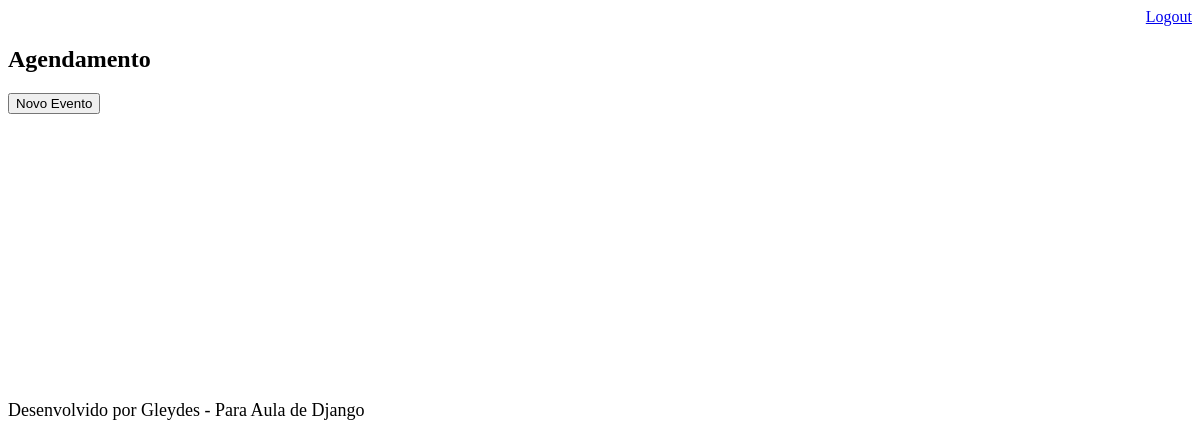
The page /agenda/ (signed in) on the database as committed earlier.
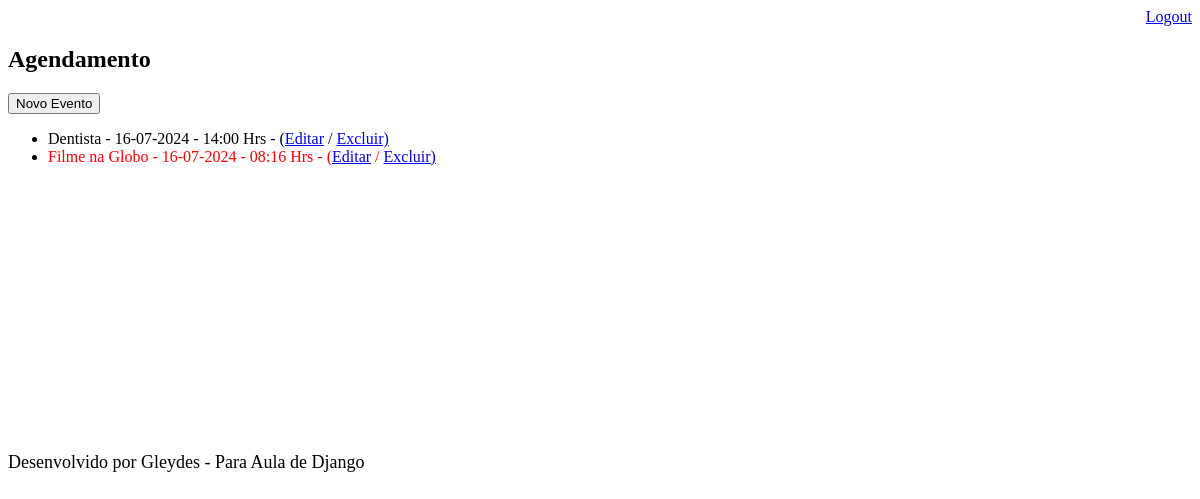
The same page on the database as committed later.
### core/models.py (models this page shows, shortened)
class Evento(models.Model):
    titulo = models.CharField(max_length=100)
    descricao = models.TextField(blank=True, null=True)
    data_evento = models.DateTimeField(verbose_name="Data do Evento")
    data_criacao = models.DateTimeField(auto_now=True, verbose_name="Data da Criação")
    usuario = models.ForeignKey(User, on_delete=models.CASCADE)
    class Meta:
        db_table = 'evento'
    def get_data_evento(self):
        return self.data_evento.strftime('%d-%m-%Y - %H:%M Hrs')
    def get_evento_atrasado(self):
        if self.data_evento < datetime.now():
            return True
        else:
            return False

### core/views.py (the view)
# urls.py: path('agenda/', views.lista_eventos),
@login_required(login_url='/login/')
def lista_eventos(request):
    usuario = request.user
    data_atual = datetime.now() - timedelta(days=1)
    eventos = Evento.objects.filter(usuario=usuario, data_evento__gt=data_atual)
    dados = {'eventos': eventos}
    return render(request, "core/agendamento.html", dados)

### core/templates/core/agendamento.html (shortened to what this page needs)
{% extends "core/model-page.html" %}
{% block content %}
    <h2> Agendamento </h2>
    <a href="eventos/">
    <button type="button" >Novo Evento</button>
    </a>
    <ul>
    {% for evento in eventos %}
    <li>
        <div style={% if evento.get_evento_atrasado %}"color:red" {% endif %}>
        {{ evento.titulo }} - {{ evento.get_data_evento }} -
        (<a href="eventos/?id={{ evento.id }}">Editar</a> / <a href="eventos/delete/{{ evento.id}}/">Excluir)</a></li>
    {% endfor %}
    </ul>
{% endblock %}

### core/templates/core/model-page.html
<!DOCTYPE html>
<html lang="en">
<head>
    {%  include "core/model-header.html" %}
</head>
<body>
    {%  block content %}
    {%  endblock %}
    {%  include "core/model-footer.html" %}
</body>
</html>

### core/templates/core/model-header.html (shortened to what this page needs)
    <div align="right">
    <a href="/logout">Logout</a>
    </div>

### core/templates/core/model-footer.html
<br><br><br><br><br><br><br><br><br><br><br><br><br><br>
<p style="font-size: 18px"> Desenvolvido por Gleydes - Para Aula de Django</p>

Rows that differ between the two databases and show on the page:
added Evento: titulo "Dentista", get_data_evento "16-07-2024 - 14:00 Hrs"
added Evento: titulo "Filme na Globo", get_data_evento "16-07-2024 - 08:16 Hrs"
